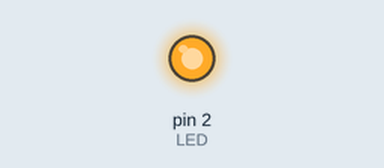
This sketch was run on a simulated Arduino Uno, built with avr-gcc and run on an emulated ATmega328P. Parts: output pins drawn as LEDs (lit = HIGH).

Above: at 0.8 s.
At 2.85 s:
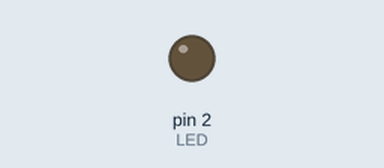
Timing chart, 0 to 3.1 s (numbered marks = the images above):
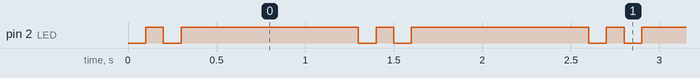

The sketch:

blink_test.ino
```cpp
/*
ESP8266 Blink
Blink the blue LED on the ESP8266 module
*/

#define LED 2 //Define blinking LED pin

void setup() {
  pinMode(LED, OUTPUT); // Initialize the LED pin as an output
}
// the loop function runs over and over again forever
void loop() {
  digitalWrite(LED, LOW); // Turn the LED on (Note that LOW is the voltage level)
  delay(100); // Wait for a second
  digitalWrite(LED, HIGH); // Turn the LED off by making the voltage HIGH
  delay(100); // Wait for two seconds
  digitalWrite(LED, LOW); // Turn the LED on (Note that LOW is the voltage level)
  delay(100); // Wait for a second
  digitalWrite(LED, HIGH); // Turn the LED off by making the voltage HIGH
  delay(1000); // Wait for two seconds

}
```

Measured:
- by itself, pin 2 (LED): repeats every 1.3 s: LOW 0.10 s, HIGH 1.0 s, LOW 0.10 s, HIGH 0.10 s
- by itself, everything shown: repeats every 1.3 s, in 4 steps
